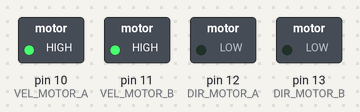
The sketch below on a simulated Arduino Uno, built with avr-gcc and run on an emulated ATmega328P. On the bench: switched loads named in the sketch (green lamp = pin HIGH).

Above: at 1.5 s.
At 3.5 s:
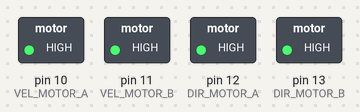
Timing chart, 0 to 5.2 s (numbered marks = the images above):
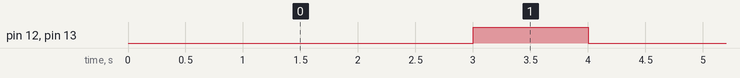

Measured:
- by itself, pin 12 (DIR_MOTOR_A), pin 13 (DIR_MOTOR_B): alternates HIGH for 1.0 s and LOW for 3.0 s

The sketch:

PruebaShieldMotores.ino
```cpp
int const VEL_MOTOR_A = 10;
int const VEL_MOTOR_B = 11;
int const DIR_MOTOR_A = 12;
int const DIR_MOTOR_B = 13;

void setup(){
  for(int i=10; i<=13; i++){
    pinMode(i, OUTPUT);
  }
  digitalWrite(VEL_MOTOR_A, HIGH);
  digitalWrite(VEL_MOTOR_B, HIGH);
}

void loop(){

  digitalWrite(DIR_MOTOR_A, LOW); //Alante
  digitalWrite(DIR_MOTOR_B, LOW);
  delay(3000);

  digitalWrite(DIR_MOTOR_A, HIGH); //Atras
  digitalWrite(DIR_MOTOR_B, HIGH);
  delay(1000);

}
```
